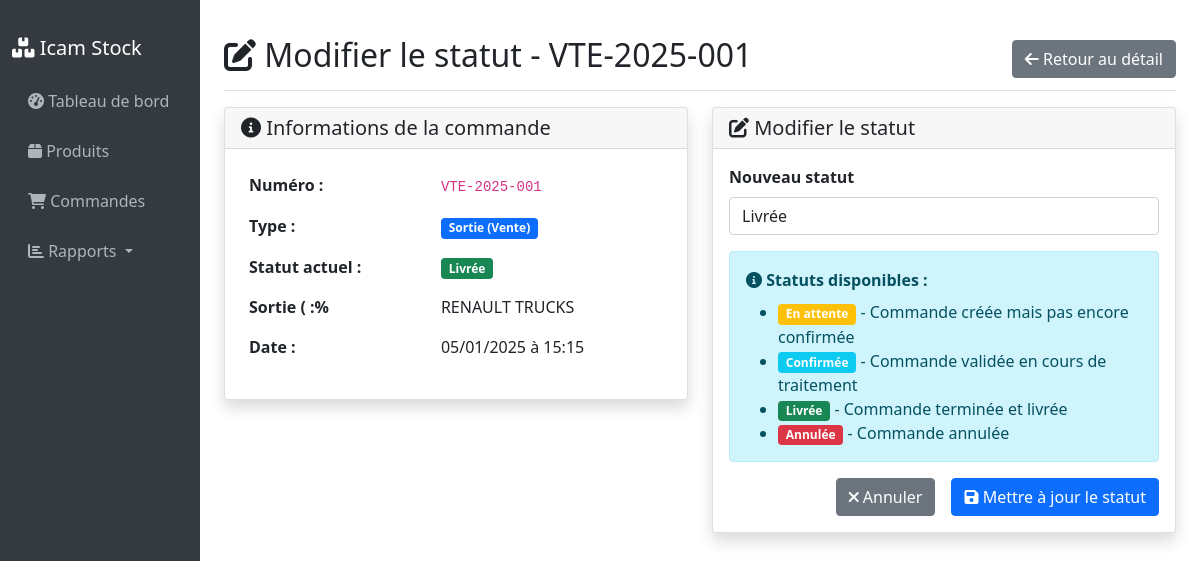
The app's page /orders/2/status/ with its own data.
### inventory/models.py (models this page shows, shortened)
class Order(models.Model):
    ORDER_TYPES = [
        ('IN', 'Entrée (Achat)'),
        ('OUT', 'Sortie (Vente)'),
    ]
    STATUS_CHOICES = [
        ('PENDING', 'En attente'),
        ('CONFIRMED', 'Confirmée'),
        ('DELIVERED', 'Livrée'),
        ('CANCELLED', 'Annulée'),
    ]
    order_number = models.CharField(max_length=50, unique=True, verbose_name="Numéro de commande")
    order_type = models.CharField(max_length=3, choices=ORDER_TYPES, verbose_name="Type de commande")
    status = models.CharField(max_length=10, choices=STATUS_CHOICES, default='PENDING', verbose_name="Statut")
    order_date = models.DateTimeField(default=timezone.now, verbose_name="Date de commande")
    supplier_customer = models.CharField(max_length=255, blank=True, verbose_name="Fournisseur/Client")
    notes = models.TextField(blank=True, verbose_name="Notes")
    created_at = models.DateTimeField(auto_now_add=True)
    updated_at = models.DateTimeField(auto_now=True)
    class Meta:
        verbose_name = "Commande"
        verbose_name_plural = "Commandes"
        ordering = ['-order_date']

### inventory/views.py (the view)
# urls.py: path('orders/<int:pk>/status/', views.order_update_status, name='order_update_status'),
def order_update_status(request, pk):
    order = get_object_or_404(Order, pk=pk)
    if request.method == 'POST':
        form = OrderStatusForm(request.POST, instance=order)
        if form.is_valid():
            form.save()
            messages.success(request, f'Statut de la commande "{order.order_number}" mis à jour avec succès.')
            return redirect('order_detail', pk=order.pk)
    else:
        form = OrderStatusForm(instance=order)
    context = {
        'form': form,
        'order': order,
        'title': f'Modifier le statut - {order.order_number}'
    }
    return render(request, 'inventory/order_status_form.html', context)

### inventory/forms.py
class OrderStatusForm(forms.ModelForm):
    class Meta:
        model = Order
        fields = ['status']
        widgets = {
            'status': forms.Select(attrs={'class': 'form-control'}),
        }

### inventory/templates/inventory/order_status_form.html (shortened to what this page needs)
{% extends 'inventory/layouts/base.html' %}
{% block content %}
<div class="d-flex justify-content-between flex-wrap flex-md-nowrap align-items-center pt-3 pb-2 mb-3 border-bottom">
    <h1 class="h2"><i class="fas fa-edit"></i> {{ title }}</h1>
    <div class="btn-toolbar mb-2 mb-md-0">
        <a href="{% url 'order_detail' order.pk %}" class="btn btn-secondary">
            <i class="fas fa-arrow-left"></i> Retour au détail
        </a>
    </div>
</div>
<div class="row">
    <div class="col-md-6">
        <div class="card shadow">
            <div class="card-header">
                <h5 class="card-title mb-0"><i class="fas fa-info-circle"></i> Informations de la commande</h5>
            </div>
            <div class="card-body">
                <table class="table table-borderless">
                    <tr>
                        <td><strong>Numéro :</strong></td>
                        <td><code>{{ order.order_number }}</code></td>
                    </tr>
                    <tr>
                        <td><strong>Type :</strong></td>
                        <td>
                            <span class="badge bg-{% if order.order_type == 'IN' %}success{% else %}primary{% endif %}">
                                {{ order.get_order_type_display }}
                            </span>
                        </td>
                    </tr>
                    <tr>
                        <td><strong>Statut actuel :</strong></td>
                        <td>
                            <span class="badge bg-{% if order.status == 'PENDING' %}warning{% elif order.status == 'CONFIRMED' %}info{% elif order.status == 'DELIVERED' %}success{% else %}danger{% endif %}">
                                {{ order.get_status_display }}
                            </span>
                        </td>
                    </tr>
                    <tr>
                        <td><strong>{{ order.get_order_type_display|slice:":8" }}{% if order.order_type == 'IN' %}sseur{% else %} :%{% endif %}</strong></td>
                        <td>{{ order.supplier_customer }}</td>
                    </tr>
                    <tr>
                        <td><strong>Date :</strong></td>
                        <td>{{ order.order_date|date:"d/m/Y à H:i" }}</td>
                    </tr>
                </table>
            </div>
        </div>
    </div>
    <div class="col-md-6">
        <div class="card shadow">
            <div class="card-header">
                <h5 class="card-title mb-0"><i class="fas fa-edit"></i> Modifier le statut</h5>
            </div>
            <div class="card-body">
                <form method="post">
                    <div class="mb-3">
                        <label for="{{ form.status.id_for_label }}" class="form-label">
                            <strong>Nouveau statut</strong>
                        </label>
                        {{ form.status }}
                    </div>
                    <div class="alert alert-info">
                        <i class="fas fa-info-circle"></i>
                        <strong>Statuts disponibles :</strong>
                        <ul class="mb-0 mt-2">
                            <li><span class="badge bg-warning">En attente</span> - Commande créée mais pas encore confirmée</li>
                            <li><span class="badge bg-info">Confirmée</span> - Commande validée en cours de traitement</li>
                            <li><span class="badge bg-success">Livrée</span> - Commande terminée et livrée</li>
                            <li><span class="badge bg-danger">Annulée</span> - Commande annulée</li>
                        </ul>
                    </div>
                    <div class="d-grid gap-2 d-md-flex justify-content-md-end">
                        <a href="{% url 'order_detail' order.pk %}" class="btn btn-secondary me-md-2">
                            <i class="fas fa-times"></i> Annuler
                        </a>
                        <button type="submit" class="btn btn-primary">
                            <i class="fas fa-save"></i> Mettre à jour le statut
                        </button>
                    </div>
                </form>
            </div>
        </div>
    </div>
</div>
{% endblock %}

### records on screen
Order: order_number "VTE-2025-001", order_type "Sortie (Vente)", status "Livrée", order_type "Sortie (", supplier_customer "RENAULT TRUCKS", order_date "05/01/2025 à 15:15"

### other values on screen
{{ title }} "Modifier le statut - VTE-2025-001"
